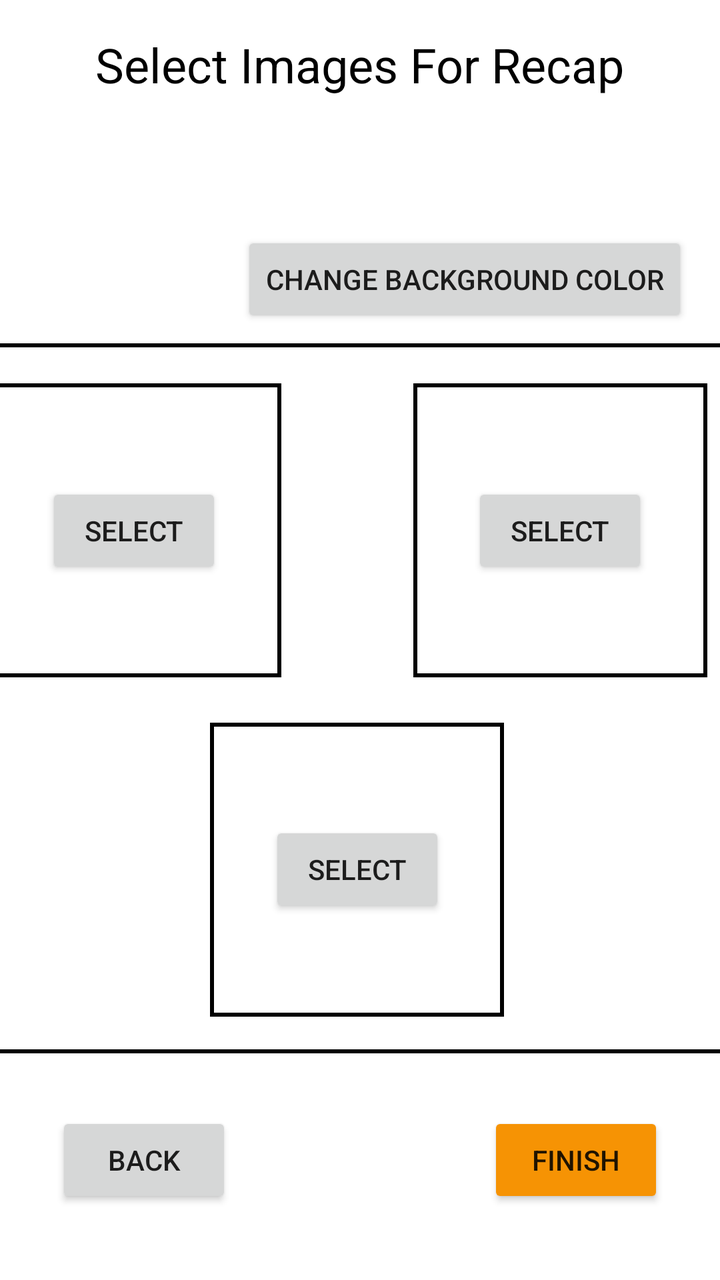
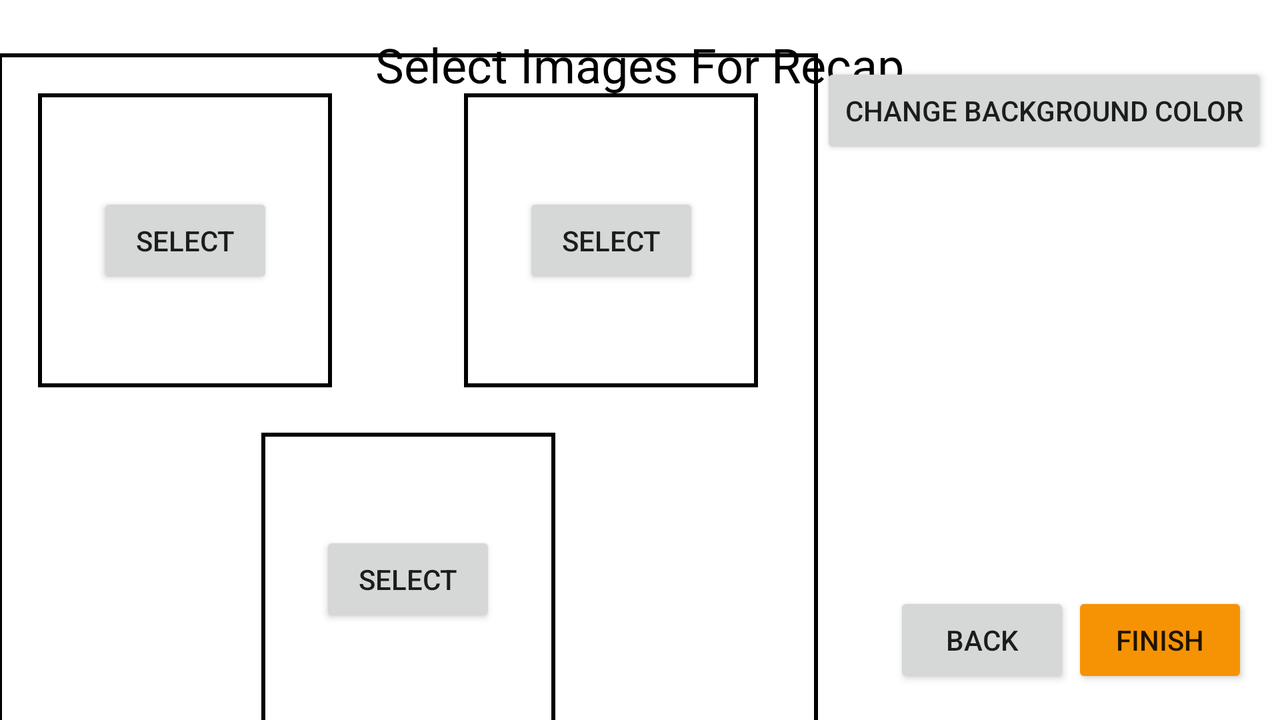

The same Android screen from two of the app's own layout files: first res/layout/ as a phone draws it, then the author's variant for another configuration, drawn on a device whose configuration selects that folder. Both files follow.
<!-- AndroidManifest.xml: application theme Theme.NUMADSp22_Quester_Final_Project -->
<!-- res/layout/triangle3_choose.xml -->
<?xml version="1.0" encoding="utf-8"?>
<androidx.constraintlayout.widget.ConstraintLayout xmlns:android="http://schemas.android.com/apk/res/android"
    xmlns:app="http://schemas.android.com/apk/res-auto"
    xmlns:tools="http://schemas.android.com/tools"
    android:layout_width="match_parent"
    android:layout_height="match_parent"
    tools:context=".CreateRecap.ChoosePhotos">

    <TextView
        android:id="@+id/selPhotosLabel"
        android:layout_width="wrap_content"
        android:layout_height="wrap_content"
        android:layout_marginTop="16dp"
        android:text="@string/select_photos"
        android:textColor="@color/black"
        android:textSize="24sp"
        app:layout_constraintEnd_toEndOf="parent"
        app:layout_constraintStart_toStartOf="parent"
        app:layout_constraintTop_toTopOf="parent" />

    <androidx.constraintlayout.widget.ConstraintLayout
        android:id="@+id/L2"
        android:layout_width="wrap_content"
        android:layout_height="wrap_content"
        android:layout_marginTop="10dp"
        android:gravity="center"
        app:layout_constraintBottom_toBottomOf="parent"
        app:layout_constraintEnd_toEndOf="parent"
        app:layout_constraintStart_toStartOf="parent"
        app:layout_constraintTop_toBottomOf="@+id/selPhotosLabel">

        <Button
            android:id="@+id/selectImg1"
            android:layout_width="wrap_content"
            android:layout_height="wrap_content"
            android:layout_alignStart="@+id/imageView1"
            android:layout_alignTop="@+id/imageView1"
            android:layout_alignEnd="@+id/imageView1"
            android:layout_alignBottom="@+id/imageView1"
            android:layout_marginStart="26dp"
            android:layout_marginEnd="26dp"
            android:onClick="selectImg1"
            android:text="@string/select"
            app:layout_constraintBottom_toBottomOf="@+id/imageView1"
            app:layout_constraintEnd_toEndOf="@+id/imageView1"
            app:layout_constraintStart_toStartOf="@+id/imageView1"
            app:layout_constraintTop_toTopOf="@+id/imageView1" />

        <Button
            android:id="@+id/selectImg2"
            android:layout_width="wrap_content"
            android:layout_height="wrap_content"
            android:layout_alignStart="@+id/imageView3"
            android:layout_alignTop="@+id/imageView3"
            android:layout_alignEnd="@+id/imageView3"
            android:layout_alignBottom="@+id/imageView3"
            android:layout_marginStart="26dp"
            android:layout_marginEnd="26dp"
            android:onClick="selectImg2"
            android:text="@string/select"
            app:layout_constraintBottom_toBottomOf="@+id/imageView2"
            app:layout_constraintEnd_toEndOf="@+id/imageView2"
            app:layout_constraintStart_toStartOf="@+id/imageView2"
            app:layout_constraintTop_toTopOf="@+id/imageView2" />

        <Button
            android:id="@+id/selectImg3"
            android:layout_width="wrap_content"
            android:layout_height="wrap_content"
            android:layout_alignStart="@+id/imageView2"
            android:layout_alignTop="@+id/imageView2"
            android:layout_alignEnd="@+id/imageView2"
            android:layout_alignBottom="@+id/imageView2"
            android:layout_marginStart="26dp"
            android:layout_marginEnd="26dp"
            android:onClick="selectImg3"
            android:text="@string/select"
            app:layout_constraintBottom_toBottomOf="@+id/imageView3"
            app:layout_constraintEnd_toEndOf="@+id/imageView3"
            app:layout_constraintStart_toStartOf="@+id/imageView3"
            app:layout_constraintTop_toTopOf="@+id/imageView3" />

        <ImageView
            android:id="@+id/finalImageView"
            android:layout_width="410dp"
            android:layout_height="355dp"
            android:layout_alignParentStart="true"
            android:layout_alignParentTop="true"
            android:layout_alignParentEnd="true"
            android:layout_marginStart="23dp"
            android:layout_marginEnd="26dp"
            android:contentDescription="@string/recap"
            app:layout_constraintBottom_toBottomOf="parent"
            app:layout_constraintEnd_toEndOf="parent"
            app:layout_constraintStart_toStartOf="parent"
            app:layout_constraintTop_toTopOf="parent"
            app:srcCompat="@drawable/box" />

        <ImageView
            android:id="@+id/imageView3"
            android:layout_width="147dp"
            android:layout_height="147dp"
            android:layout_above="@+id/imageView2"
            android:layout_alignTop="@+id/imageView1"
            android:layout_alignEnd="@+id/finalImageView"
            android:layout_marginTop="20dp"
            android:layout_marginBottom="16dp"
            android:contentDescription="@string/image3"
            android:onClick="selectImg3"
            app:layout_constraintBottom_toBottomOf="@+id/finalImageView"
            app:layout_constraintEnd_toEndOf="@+id/finalImageView"
            app:layout_constraintStart_toStartOf="@+id/finalImageView"
            app:layout_constraintTop_toBottomOf="@+id/imageView2"
            app:srcCompat="@drawable/box"
            tools:ignore="ImageContrastCheck" />

        <ImageView
            android:id="@+id/imageView2"
            android:layout_width="147dp"
            android:layout_height="147dp"
            android:layout_alignEnd="@+id/finalImageView"
            android:layout_alignBottom="@+id/finalImageView"
            android:layout_marginStart="56dp"
            android:contentDescription="@string/image2"
            android:layout_marginEnd="20dp"
            android:onClick="selectImg2"
            app:layout_constraintEnd_toEndOf="@+id/finalImageView"
            app:layout_constraintStart_toEndOf="@+id/imageView1"
            app:layout_constraintTop_toTopOf="@+id/imageView1"
            app:srcCompat="@drawable/box" />

        <ImageView
            android:id="@+id/imageView1"
            android:layout_width="147dp"
            android:layout_height="147dp"
            android:layout_alignStart="@+id/finalImageView"
            android:layout_alignTop="@+id/finalImageView"
            android:layout_marginStart="20dp"
            android:layout_marginTop="20dp"
            android:contentDescription="@string/image1"
            android:onClick="selectImg1"
            app:layout_constraintStart_toStartOf="@+id/finalImageView"
            app:layout_constraintTop_toTopOf="@+id/finalImageView"
            app:srcCompat="@drawable/box" />
    </androidx.constraintlayout.widget.ConstraintLayout>

    <Button
        android:id="@+id/fin"
        android:layout_width="wrap_content"
        android:layout_height="wrap_content"
        android:layout_marginEnd="28dp"
        android:layout_marginBottom="36dp"
        android:backgroundTint="@color/orange_500"
        android:onClick="finish"
        android:text="@string/finish"
        app:layout_constraintBottom_toBottomOf="parent"
        app:layout_constraintEnd_toEndOf="parent" />

    <Button
        android:id="@+id/back_btnPhoto"
        android:layout_width="wrap_content"
        android:layout_height="wrap_content"
        android:layout_marginStart="28dp"
        android:layout_marginBottom="36dp"
        android:onClick="back"
        android:text="@string/back"
        app:layout_constraintBottom_toBottomOf="parent"
        app:layout_constraintStart_toStartOf="parent" />

    <Button
        android:id="@+id/button4"
        android:layout_width="wrap_content"
        android:layout_height="wrap_content"
        android:layout_marginEnd="16dp"
        android:layout_marginBottom="8dp"
        android:onClick="changeBackgroundColor"
        android:text="@string/change_background_color"
        app:layout_constraintBottom_toTopOf="@+id/L2"
        app:layout_constraintEnd_toEndOf="parent" />
</androidx.constraintlayout.widget.ConstraintLayout>
<!-- resources referenced by this layout -->
<resources>
  <color name="black">#FF000000</color>
  <color name="orange_500">#FFF69304</color>
  <!-- drawable box (drawable) -->
  <?xml version="1.0" encoding="utf-8"?>
  <selector xmlns:android="http://schemas.android.com/apk/res/android">
      <item>
          <shape android:shape="rectangle">
              <stroke android:width="2dp" android:color="@color/black" />
          </shape>
      </item>
  </selector>
  <string name="back">Back</string>
  <string name="change_background_color">change Background color</string>
  <string name="finish">finish</string>
  <string name="image1">image1</string>
  <string name="image2">image2</string>
  <string name="image3">image3</string>
  <string name="recap">Recap</string>
  <string name="select">Select</string>
  <string name="select_photos">Select Images For Recap</string>
  <style name="Theme.NUMADSp22_Quester_Final_Project" parent="Theme.MaterialComponents.DayNight.DarkActionBar">
          
          <item name="colorPrimary">@color/green_700</item>
          <item name="colorPrimaryVariant">@color/green_800</item>
          <item name="colorOnPrimary">@color/white</item>
          
          <item name="colorSecondary">@color/orange_500</item>
          <item name="colorSecondaryVariant">@color/orange_200</item>
          <item name="colorOnSecondary">@color/white</item>
          
          <item name="android:statusBarColor" tools:targetApi="l">@color/green_200</item>
          
          <item name="windowActionBar">false</item>
          <item name="windowNoTitle">true</item>
          <item name="android:windowFullscreen">false</item>
      </style>
  <color name="green_700">#FF328927</color>
  <color name="green_800">#27791C</color>
  <color name="white">#FFFFFFFF</color>
  <color name="orange_200">#FFFAC97F</color>
  <color name="green_200">#FFA3D39D</color>
</resources>
<!-- res/layout-land/triangle3_choose.xml (the author's variant of the layout above) -->
<!-- drawn on the phone turned sideways -->
<?xml version="1.0" encoding="utf-8"?>
<androidx.constraintlayout.widget.ConstraintLayout xmlns:android="http://schemas.android.com/apk/res/android"
    xmlns:app="http://schemas.android.com/apk/res-auto"
    xmlns:tools="http://schemas.android.com/tools"
    android:layout_width="match_parent"
    android:layout_height="match_parent"
    tools:context=".Templates.ChoosePhotos">

    <TextView
        android:id="@+id/selPhotosLabel"
        android:layout_width="wrap_content"
        android:layout_height="wrap_content"
        android:layout_marginTop="16dp"
        android:text="@string/select_photos"
        android:textColor="@color/black"
        android:textSize="24sp"
        app:layout_constraintEnd_toEndOf="parent"
        app:layout_constraintStart_toStartOf="parent"
        app:layout_constraintTop_toTopOf="parent" />

    <androidx.constraintlayout.widget.ConstraintLayout
        android:id="@+id/L2"
        android:layout_width="wrap_content"
        android:layout_height="wrap_content"
        android:layout_marginEnd="230dp"
        android:gravity="center"
        app:layout_constraintBottom_toBottomOf="parent"
        app:layout_constraintEnd_toEndOf="parent"
        app:layout_constraintStart_toStartOf="parent"
        app:layout_constraintTop_toBottomOf="@+id/selPhotosLabel">

        <Button
            android:id="@+id/selectImg1"
            android:layout_width="wrap_content"
            android:layout_height="wrap_content"
            android:layout_alignStart="@+id/imageView1"
            android:layout_alignTop="@+id/imageView1"
            android:layout_alignEnd="@+id/imageView1"
            android:layout_alignBottom="@+id/imageView1"
            android:layout_marginStart="26dp"
            android:layout_marginEnd="26dp"
            android:onClick="selectImg1"
            android:text="@string/select"
            app:layout_constraintBottom_toBottomOf="@+id/imageView1"
            app:layout_constraintEnd_toEndOf="@+id/imageView1"
            app:layout_constraintStart_toStartOf="@+id/imageView1"
            app:layout_constraintTop_toTopOf="@+id/imageView1" />

        <Button
            android:id="@+id/selectImg2"
            android:layout_width="wrap_content"
            android:layout_height="wrap_content"
            android:layout_alignStart="@+id/imageView3"
            android:layout_alignTop="@+id/imageView3"
            android:layout_alignEnd="@+id/imageView3"
            android:layout_alignBottom="@+id/imageView3"
            android:layout_marginStart="26dp"
            android:layout_marginEnd="26dp"
            android:onClick="selectImg2"
            android:text="@string/select"
            app:layout_constraintBottom_toBottomOf="@+id/imageView2"
            app:layout_constraintEnd_toEndOf="@+id/imageView2"
            app:layout_constraintStart_toStartOf="@+id/imageView2"
            app:layout_constraintTop_toTopOf="@+id/imageView2" />

        <Button
            android:id="@+id/selectImg3"
            android:layout_width="wrap_content"
            android:layout_height="wrap_content"
            android:layout_alignStart="@+id/imageView2"
            android:layout_alignTop="@+id/imageView2"
            android:layout_alignEnd="@+id/imageView2"
            android:layout_alignBottom="@+id/imageView2"
            android:layout_marginStart="26dp"
            android:layout_marginEnd="26dp"
            android:onClick="selectImg3"
            android:text="@string/select"
            app:layout_constraintBottom_toBottomOf="@+id/imageView3"
            app:layout_constraintEnd_toEndOf="@+id/imageView3"
            app:layout_constraintStart_toStartOf="@+id/imageView3"
            app:layout_constraintTop_toTopOf="@+id/imageView3" />

        <ImageView
            android:id="@+id/finalImageView"
            android:layout_width="410dp"
            android:layout_height="355dp"
            android:layout_alignParentStart="true"
            android:layout_alignParentTop="true"
            android:layout_alignParentEnd="true"
            android:layout_marginStart="23dp"
            android:layout_marginEnd="26dp"
            android:contentDescription="@string/recap"
            app:layout_constraintBottom_toBottomOf="parent"
            app:layout_constraintEnd_toEndOf="parent"
            app:layout_constraintStart_toStartOf="parent"
            app:layout_constraintTop_toTopOf="parent"
            app:srcCompat="@drawable/box" />

        <ImageView
            android:id="@+id/imageView3"
            android:layout_width="147dp"
            android:layout_height="147dp"
            android:layout_above="@+id/imageView2"
            android:layout_alignTop="@+id/imageView1"
            android:layout_alignEnd="@+id/finalImageView"
            android:layout_marginTop="20dp"
            android:layout_marginBottom="16dp"
            android:contentDescription="@string/image3"
            android:onClick="selectImg3"
            app:layout_constraintBottom_toBottomOf="@+id/finalImageView"
            app:layout_constraintEnd_toEndOf="@+id/finalImageView"
            app:layout_constraintStart_toStartOf="@+id/finalImageView"
            app:layout_constraintTop_toBottomOf="@+id/imageView2"
            app:srcCompat="@drawable/box"
            tools:ignore="ImageContrastCheck" />

        <ImageView
            android:id="@+id/imageView2"
            android:layout_width="147dp"
            android:layout_height="147dp"
            android:layout_alignEnd="@+id/finalImageView"
            android:layout_alignBottom="@+id/finalImageView"
            android:layout_marginStart="56dp"
            android:contentDescription="@string/image2"
            android:layout_marginEnd="20dp"
            android:onClick="selectImg2"
            app:layout_constraintEnd_toEndOf="@+id/finalImageView"
            app:layout_constraintStart_toEndOf="@+id/imageView1"
            app:layout_constraintTop_toTopOf="@+id/imageView1"
            app:srcCompat="@drawable/box" />

        <ImageView
            android:id="@+id/imageView1"
            android:layout_width="147dp"
            android:layout_height="147dp"
            android:layout_alignStart="@+id/finalImageView"
            android:layout_alignTop="@+id/finalImageView"
            android:layout_marginStart="20dp"
            android:layout_marginTop="20dp"
            android:contentDescription="@string/image1"
            android:onClick="selectImg1"
            app:layout_constraintStart_toStartOf="@+id/finalImageView"
            app:layout_constraintTop_toTopOf="@+id/finalImageView"
            app:srcCompat="@drawable/box" />
    </androidx.constraintlayout.widget.ConstraintLayout>

    <Button
        android:id="@+id/fin"
        android:layout_width="wrap_content"
        android:layout_height="wrap_content"
        android:layout_marginEnd="16dp"
        android:backgroundTint="@color/orange_500"
        android:onClick="finish"
        android:text="@string/finish"
        app:layout_constraintBottom_toBottomOf="@+id/back_btnPhoto"
        app:layout_constraintEnd_toEndOf="parent" />

    <Button
        android:id="@+id/back_btnPhoto"
        android:layout_width="wrap_content"
        android:layout_height="wrap_content"
        android:layout_marginStart="47dp"
        android:layout_marginEnd="36dp"
        android:layout_marginBottom="16dp"
        android:onClick="back"
        android:text="@string/back"
        app:layout_constraintBottom_toBottomOf="parent"
        app:layout_constraintEnd_toStartOf="@+id/fin"
        app:layout_constraintStart_toEndOf="@+id/L2" />

    <Button
        android:id="@+id/button4"
        android:layout_width="wrap_content"
        android:layout_height="wrap_content"
        android:layout_marginEnd="-10dp"
        android:layout_marginBottom="212dp"
        android:onClick="changeBackgroundColor"
        android:text="@string/change_background_color"
        app:layout_constraintBottom_toTopOf="@+id/fin"
        app:layout_constraintEnd_toEndOf="@+id/fin"
        app:layout_constraintTop_toTopOf="@+id/L2" />
</androidx.constraintlayout.widget.ConstraintLayout>
